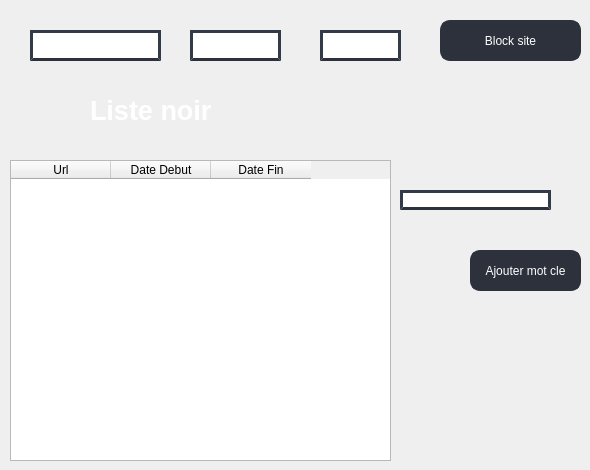
                <widget class="QWidget" name="webblockerpage">
                 <widget class="QLineEdit" name="url">
                  <property name="geometry">
                   <rect>
                    <x>30</x>
                    <y>30</y>
                    <width>131</width>
                    <height>31</height>
                   </rect>
                  </property>
                  <property name="styleSheet">
                   <string notr="true">border:3px solid  ;
color: rgb(255, 255, 255);
border-left-color: rgb(52, 59, 72);
border-right-color: rgb(52, 59, 72);
border-top-color: rgb(52, 59, 72);
border-bottom-color: rgb(44, 49, 60);</string>
                  </property>
                  <property name="placeholderText">
                   <string>     www.Url.com</string>
                  </property>
                 </widget>
                 <widget class="QPushButton" name="pushButton">
                  <property name="geometry">
                   <rect>
                    <x>440</x>
                    <y>20</y>
                    <width>141</width>
                    <height>41</height>
                   </rect>
                  </property>
                  <property name="styleSheet">
                   <string notr="true">

QPushButton {
border:3px solid  rgb(44, 49, 60);
border-radius: 10px;
color: rgb(255, 255, 255);
background-color: rgb(44, 49, 60);
}
QPushButton:hover {
	border:3px solid ;
    
	
	border-color: rgb(67, 72, 88);
	background-color: rgb(67, 72, 88);
}

</string>
                  </property>
                  <property name="text">
                   <string>Block site</string>
                  </property>
                 </widget>
                 <widget class="QTableWidget" name="tableWidget_4">
                  <property name="geometry">
                   <rect>
                    <x>10</x>
                    <y>160</y>
                    <width>381</width>
                    <height>301</height>
                   </rect>
                  </property>
                  <column>
                   <property name="text">
                    <string>Url</string>
                   </property>
                  </column>
                  <column>
                   <property name="text">
                    <string>Date Debut</string>
                   </property>
                  </column>
                  <column>
                   <property name="text">
                    <string>Date Fin</string>
                   </property>
                  </column>
                 </widget>
                 <widget class="QLineEdit" name="date_d">
                  <property name="geometry">
                   <rect>
                    <x>190</x>
                    <y>30</y>
                    <width>91</width>
                    <height>31</height>
                   </rect>
                  </property>
                  <property name="styleSheet">
                   <string notr="true">border:3px solid  ;
color: rgb(255, 255, 255);
border-left-color: rgb(52, 59, 72);
border-right-color: rgb(52, 59, 72);
border-top-color: rgb(52, 59, 72);
border-bottom-color: rgb(44, 49, 60);</string>
                  </property>
                  <property name="placeholderText">
                   <string>Date debut</string>
                  </property>
                 </widget>
                 <widget class="QLineEdit" name="date_f">
                  <property name="geometry">
                   <rect>
                    <x>320</x>
                    <y>30</y>
                    <width>81</width>
                    <height>31</height>
                   </rect>
                  </property>
                  <property name="styleSheet">
                   <string notr="true">border:3px solid  ;
color: rgb(255, 255, 255);
border-left-color: rgb(52, 59, 72);
border-right-color: rgb(52, 59, 72);
border-top-color: rgb(52, 59, 72);
border-bottom-color: rgb(44, 49, 60);</string>
                  </property>
                  <property name="placeholderText">
                   <string>Date fin</string>
                  </property>
                 </widget>
                 <widget class="QLabel" name="label_5">
                  <property name="geometry">
                   <rect>
                    <x>90</x>
                    <y>90</y>
                    <width>161</width>
                    <height>41</height>
                   </rect>
                  </property>
                  <property name="font">
                   <font>
                    <pointsize>20</pointsize>
                    <weight>75</weight>
                    <bold>true</bold>
                   </font>
                  </property>
                  <property name="styleSheet">
                   <string notr="true">color: rgb(255, 255, 255);</string>
                  </property>
                  <property name="text">
                   <string>Liste noir</string>
                  </property>
                 </widget>
                 <widget class="QLineEdit" name="lineEdit">
                  <property name="geometry">
                   <rect>
                    <x>400</x>
                    <y>190</y>
                    <width>151</width>
                    <height>20</height>
                   </rect>
                  </property>
                  <property name="styleSheet">
                   <string notr="true">border:3px solid  ;
color: rgb(255, 255, 255);
border-left-color: rgb(52, 59, 72);
border-right-color: rgb(52, 59, 72);
border-top-color: rgb(52, 59, 72);
border-bottom-color: rgb(44, 49, 60);</string>
                  </property>
                  <property name="placeholderText">
                   <string>Mot Cle </string>
                  </property>
                 </widget>
                 <widget class="QPushButton" name="pushButton_2">
                  <property name="geometry">
                   <rect>
                    <x>470</x>
                    <y>250</y>
                    <width>111</width>
                    <height>41</height>
                   </rect>
                  </property>
                  <property name="styleSheet">
                   <string notr="true">

QPushButton {
border:3px solid  rgb(44, 49, 60);
border-radius: 10px;
color: rgb(255, 255, 255);
background-color: rgb(44, 49, 60);
}
QPushButton:hover {
	border:3px solid ;
    
	
	border-color: rgb(67, 72, 88);
	background-color: rgb(67, 72, 88);
}

</string>
                  </property>
                  <property name="text">
                   <string>Ajouter mot cle</string>
                  </property>
                 </widget>
                </widget>
